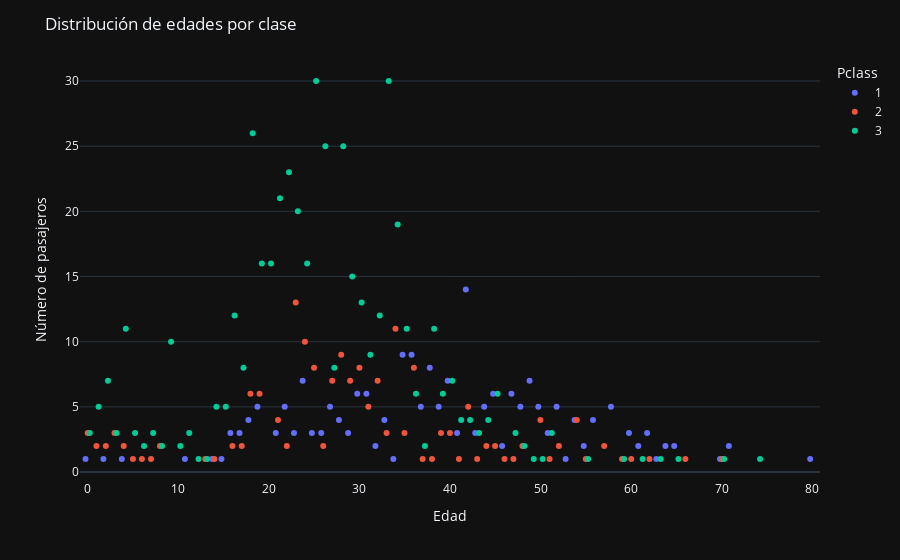

Notebook code for this chart:
### Code cell
edad_clases=titanic.groupby('Pclass')['Age'].value_counts().reset_index()
edad_clases.columns=['Pclass','Age', 'count']
fig = px.strip(edad_clases, x="Age", y="count", template="plotly_dark", color='Pclass')

fig.update_layout(
    title='Distribución de edades por clase',
    xaxis=dict(title='Edad'),
    yaxis=dict(title='Número de pasajeros')
)

fig.show()

### Figure 1 — Plotly figure (JSON) as saved in the notebook; plotly's stock layout.template omitted (floating-point values rounded to 4 significant figures)
{"data": [{"alignmentgroup": "True", "boxpoints": "all", "fillcolor": "rgba(255,255,255,0)", "hoveron": "points", "hovertemplate": "Pclass=1<br>Age=%{x}<br>count=%{y}<extra></extra>", "legendgroup": "1", "line": {"color": "rgba(255,255,255,0)"}, "marker": {"color": "#636efa"}, "name": "1", "offsetgroup": "1", "orientation": "v", "pointpos": 0, "showlegend": true, "type": "box", "x": [42, 35, 36, 38, 24, 49, 40, 45, 31, 30, 47, 37, 39, 19, 44, 52, 27, 58, 48, 22, 50, 28, 18, 33, 54, 56, 29, 26, 25, 62, 60, 23, 51, 16, 17, 41, 21, 43, 32, 55, 46, 61, 64, 71, 65, 0, 4, 11, 14, 15, 34, 53, 63, 70, 80, 2], "x0": " ", "xaxis": "x", "y": [14, 9, 9, 8, 7, 7, 7, 6, 6, 6, 6, 5, 5, 5, 5, 5, 5, 5, 5, 5, 5, 4, 4, 4, 4, 4, 3, 3, 3, 3, 3, 3, 3, 3, 3, 3, 3, 3, 2, 2, 2, 2, 2, 2, 2, 1, 1, 1, 1, 1, 1, 1, 1, 1, 1, 1], "y0": " ", "yaxis": "y"}, {"alignmentgroup": "True", "boxpoints": "all", "fillcolor": "rgba(255,255,255,0)", "hoveron": "points", "hovertemplate": "Pclass=2<br>Age=%{x}<br>count=%{y}<extra></extra>", "legendgroup": "2", "line": {"color": "rgba(255,255,255,0)"}, "marker": {"color": "#EF553B"}, "name": "2", "offsetgroup": "2", "orientation": "v", "pointpos": 0, "showlegend": true, "type": "box", "x": [23, 34, 24, 28, 25, 36, 30, 27, 32, 29, 19, 18, 31, 42, 50, 54, 21, 0, 40, 39, 3, 35, 33, 22, 57, 1, 16, 26, 8, 4, 2, 17, 44, 45, 48, 52, 14, 5, 6, 7, 13, 37, 38, 41, 43, 46, 47, 51, 55, 59, 60, 62, 66, 70], "x0": " ", "xaxis": "x", "y": [13, 11, 10, 9, 8, 8, 8, 7, 7, 7, 6, 6, 5, 5, 4, 4, 4, 3, 3, 3, 3, 3, 3, 2, 2, 2, 2, 2, 2, 2, 2, 2, 2, 2, 2, 2, 1, 1, 1, 1, 1, 1, 1, 1, 1, 1, 1, 1, 1, 1, 1, 1, 1, 1], "y0": " ", "yaxis": "y"}, {"alignmentgroup": "True", "boxpoints": "all", "fillcolor": "rgba(255,255,255,0)", "hoveron": "points", "hovertemplate": "Pclass=3<br>Age=%{x}<br>count=%{y}<extra></extra>", "legendgroup": "3", "line": {"color": "rgba(255,255,255,0)"}, "marker": {"color": "#00cc96"}, "name": "3", "offsetgroup": "3", "orientation": "v", "pointpos": 0, "showlegend": true, "type": "box", "x": [25, 33, 18, 28, 26, 22, 21, 23, 34, 20, 19, 24, 29, 30, 16, 32, 4, 35, 38, 9, 31, 27, 17, 40, 2, 39, 45, 36, 14, 15, 1, 41, 42, 44, 3, 11, 7, 5, 51, 0, 43, 47, 6, 8, 10, 48, 37, 49, 50, 59, 61, 63, 65, 70, 55, 13, 12, 74], "x0": " ", "xaxis": "x", "y": [30, 30, 26, 25, 25, 23, 21, 20, 19, 16, 16, 16, 15, 13, 12, 12, 11, 11, 11, 10, 9, 8, 8, 7, 7, 6, 6, 6, 5, 5, 5, 4, 4, 4, 3, 3, 3, 3, 3, 3, 3, 3, 2, 2, 2, 2, 2, 1, 1, 1, 1, 1, 1, 1, 1, 1, 1, 1], "y0": " ", "yaxis": "y"}], "layout": {"boxmode": "group", "legend": {"title": {"text": "Pclass"}, "tracegroupgap": 0}, "margin": {"t": 60}, "title": {"text": "Distribución de edades por clase"}, "xaxis": {"anchor": "y", "domain": [0, 1], "title": {"text": "Edad"}}, "yaxis": {"anchor": "x", "domain": [0, 1], "title": {"text": "Número de pasajeros"}}}}
